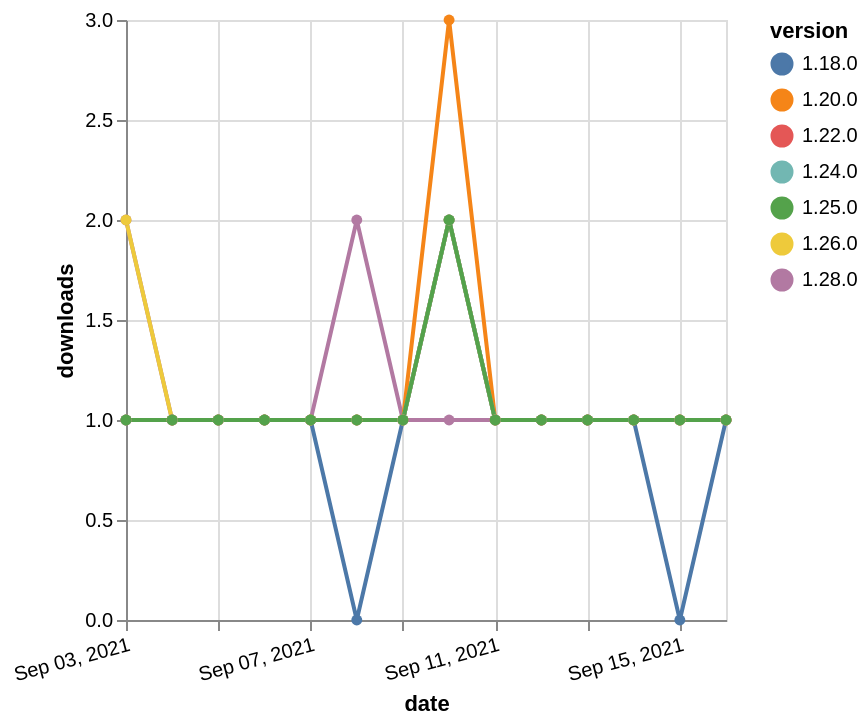

Vega-Lite specification stored for this chart:
### Vega-Lite specification from a JSON file in a GitHub repository (floating-point values rounded to 4 significant figures)
{"$schema": "https://vega.github.io/schema/vega-lite/v5.json", "description": "A simple bar chart with embedded data.", "data": {"values": [{"date": "2021-09-03", "total": 214, "delta": 1, "version": "1.18.0"}, {"date": "2021-09-04", "total": 215, "delta": 1, "version": "1.18.0"}, {"date": "2021-09-05", "total": 216, "delta": 1, "version": "1.18.0"}, {"date": "2021-09-06", "total": 217, "delta": 1, "version": "1.18.0"}, {"date": "2021-09-07", "total": 218, "delta": 1, "version": "1.18.0"}, {"date": "2021-09-08", "total": 218, "delta": 0, "version": "1.18.0"}, {"date": "2021-09-09", "total": 219, "delta": 1, "version": "1.18.0"}, {"date": "2021-09-10", "total": 221, "delta": 2, "version": "1.18.0"}, {"date": "2021-09-11", "total": 222, "delta": 1, "version": "1.18.0"}, {"date": "2021-09-12", "total": 223, "delta": 1, "version": "1.18.0"}, {"date": "2021-09-13", "total": 224, "delta": 1, "version": "1.18.0"}, {"date": "2021-09-14", "total": 225, "delta": 1, "version": "1.18.0"}, {"date": "2021-09-15", "total": 225, "delta": 0, "version": "1.18.0"}, {"date": "2021-09-16", "total": 226, "delta": 1, "version": "1.18.0"}, {"date": "2021-09-03", "total": 174, "delta": 1, "version": "1.22.0"}, {"date": "2021-09-04", "total": 175, "delta": 1, "version": "1.22.0"}, {"date": "2021-09-05", "total": 176, "delta": 1, "version": "1.22.0"}, {"date": "2021-09-06", "total": 177, "delta": 1, "version": "1.22.0"}, {"date": "2021-09-07", "total": 178, "delta": 1, "version": "1.22.0"}, {"date": "2021-09-08", "total": 179, "delta": 1, "version": "1.22.0"}, {"date": "2021-09-09", "total": 180, "delta": 1, "version": "1.22.0"}, {"date": "2021-09-10", "total": 182, "delta": 2, "version": "1.22.0"}, {"date": "2021-09-11", "total": 183, "delta": 1, "version": "1.22.0"}, {"date": "2021-09-12", "total": 184, "delta": 1, "version": "1.22.0"}, {"date": "2021-09-13", "total": 185, "delta": 1, "version": "1.22.0"}, {"date": "2021-09-14", "total": 186, "delta": 1, "version": "1.22.0"}, {"date": "2021-09-15", "total": 187, "delta": 1, "version": "1.22.0"}, {"date": "2021-09-16", "total": 188, "delta": 1, "version": "1.22.0"}, {"date": "2021-09-03", "total": 113, "delta": 2, "version": "1.28.0"}, {"date": "2021-09-04", "total": 114, "delta": 1, "version": "1.28.0"}, {"date": "2021-09-05", "total": 115, "delta": 1, "version": "1.28.0"}, {"date": "2021-09-06", "total": 116, "delta": 1, "version": "1.28.0"}, {"date": "2021-09-07", "total": 117, "delta": 1, "version": "1.28.0"}, {"date": "2021-09-08", "total": 119, "delta": 2, "version": "1.28.0"}, {"date": "2021-09-09", "total": 120, "delta": 1, "version": "1.28.0"}, {"date": "2021-09-10", "total": 121, "delta": 1, "version": "1.28.0"}, {"date": "2021-09-11", "total": 122, "delta": 1, "version": "1.28.0"}, {"date": "2021-09-12", "total": 123, "delta": 1, "version": "1.28.0"}, {"date": "2021-09-13", "total": 124, "delta": 1, "version": "1.28.0"}, {"date": "2021-09-14", "total": 125, "delta": 1, "version": "1.28.0"}, {"date": "2021-09-15", "total": 126, "delta": 1, "version": "1.28.0"}, {"date": "2021-09-16", "total": 127, "delta": 1, "version": "1.28.0"}, {"date": "2021-09-03", "total": 162, "delta": 2, "version": "1.26.0"}, {"date": "2021-09-04", "total": 163, "delta": 1, "version": "1.26.0"}, {"date": "2021-09-05", "total": 164, "delta": 1, "version": "1.26.0"}, {"date": "2021-09-06", "total": 165, "delta": 1, "version": "1.26.0"}, {"date": "2021-09-07", "total": 166, "delta": 1, "version": "1.26.0"}, {"date": "2021-09-08", "total": 167, "delta": 1, "version": "1.26.0"}, {"date": "2021-09-09", "total": 168, "delta": 1, "version": "1.26.0"}, {"date": "2021-09-10", "total": 170, "delta": 2, "version": "1.26.0"}, {"date": "2021-09-11", "total": 171, "delta": 1, "version": "1.26.0"}, {"date": "2021-09-12", "total": 172, "delta": 1, "version": "1.26.0"}, {"date": "2021-09-13", "total": 173, "delta": 1, "version": "1.26.0"}, {"date": "2021-09-14", "total": 174, "delta": 1, "version": "1.26.0"}, {"date": "2021-09-15", "total": 175, "delta": 1, "version": "1.26.0"}, {"date": "2021-09-16", "total": 176, "delta": 1, "version": "1.26.0"}, {"date": "2021-09-03", "total": 272, "delta": 1, "version": "1.20.0"}, {"date": "2021-09-04", "total": 273, "delta": 1, "version": "1.20.0"}, {"date": "2021-09-05", "total": 274, "delta": 1, "version": "1.20.0"}, {"date": "2021-09-06", "total": 275, "delta": 1, "version": "1.20.0"}, {"date": "2021-09-07", "total": 276, "delta": 1, "version": "1.20.0"}, {"date": "2021-09-08", "total": 277, "delta": 1, "version": "1.20.0"}, {"date": "2021-09-09", "total": 278, "delta": 1, "version": "1.20.0"}, {"date": "2021-09-10", "total": 281, "delta": 3, "version": "1.20.0"}, {"date": "2021-09-11", "total": 282, "delta": 1, "version": "1.20.0"}, {"date": "2021-09-12", "total": 283, "delta": 1, "version": "1.20.0"}, {"date": "2021-09-13", "total": 284, "delta": 1, "version": "1.20.0"}, {"date": "2021-09-14", "total": 285, "delta": 1, "version": "1.20.0"}, {"date": "2021-09-15", "total": 286, "delta": 1, "version": "1.20.0"}, {"date": "2021-09-16", "total": 287, "delta": 1, "version": "1.20.0"}, {"date": "2021-09-03", "total": 141, "delta": 1, "version": "1.24.0"}, {"date": "2021-09-04", "total": 142, "delta": 1, "version": "1.24.0"}, {"date": "2021-09-05", "total": 143, "delta": 1, "version": "1.24.0"}, {"date": "2021-09-06", "total": 144, "delta": 1, "version": "1.24.0"}, {"date": "2021-09-07", "total": 145, "delta": 1, "version": "1.24.0"}, {"date": "2021-09-08", "total": 146, "delta": 1, "version": "1.24.0"}, {"date": "2021-09-09", "total": 147, "delta": 1, "version": "1.24.0"}, {"date": "2021-09-10", "total": 149, "delta": 2, "version": "1.24.0"}, {"date": "2021-09-11", "total": 150, "delta": 1, "version": "1.24.0"}, {"date": "2021-09-12", "total": 151, "delta": 1, "version": "1.24.0"}, {"date": "2021-09-13", "total": 152, "delta": 1, "version": "1.24.0"}, {"date": "2021-09-14", "total": 153, "delta": 1, "version": "1.24.0"}, {"date": "2021-09-15", "total": 154, "delta": 1, "version": "1.24.0"}, {"date": "2021-09-16", "total": 155, "delta": 1, "version": "1.24.0"}, {"date": "2021-09-03", "total": 133, "delta": 1, "version": "1.25.0"}, {"date": "2021-09-04", "total": 134, "delta": 1, "version": "1.25.0"}, {"date": "2021-09-05", "total": 135, "delta": 1, "version": "1.25.0"}, {"date": "2021-09-06", "total": 136, "delta": 1, "version": "1.25.0"}, {"date": "2021-09-07", "total": 137, "delta": 1, "version": "1.25.0"}, {"date": "2021-09-08", "total": 138, "delta": 1, "version": "1.25.0"}, {"date": "2021-09-09", "total": 139, "delta": 1, "version": "1.25.0"}, {"date": "2021-09-10", "total": 141, "delta": 2, "version": "1.25.0"}, {"date": "2021-09-11", "total": 142, "delta": 1, "version": "1.25.0"}, {"date": "2021-09-12", "total": 143, "delta": 1, "version": "1.25.0"}, {"date": "2021-09-13", "total": 144, "delta": 1, "version": "1.25.0"}, {"date": "2021-09-14", "total": 145, "delta": 1, "version": "1.25.0"}, {"date": "2021-09-15", "total": 146, "delta": 1, "version": "1.25.0"}, {"date": "2021-09-16", "total": 147, "delta": 1, "version": "1.25.0"}]}, "width": "container", "mark": {"type": "line", "point": {"filled": true}}, "encoding": {"x": {"field": "date", "type": "temporal", "timeUnit": "yearmonthdate", "title": "date", "axis": {"labelAngle": -15}}, "y": {"field": "delta", "type": "quantitative", "title": "downloads"}, "color": {"field": "version", "type": "nominal"}, "tooltip": {"field": "delta"}}}
